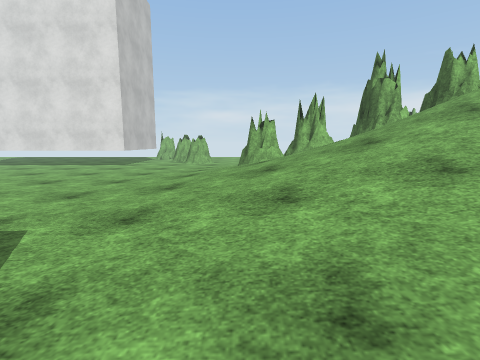
View 1 (above)

24 first-person views from a walk through a scene from a Unity 3-D project. The camera is 1.3 m above the floor, tilts 8° down and sees 85° across. The floor is counted in squares, 1 m on a side. Each view is taken from the middle of a square. On the plan, view 1 faces up. The plan holds only what a view shows up to about 13 squares ahead; the rest is blank. The place goes on beyond the plan. Surface patterns are stand-ins for the level's own textures.

View 2
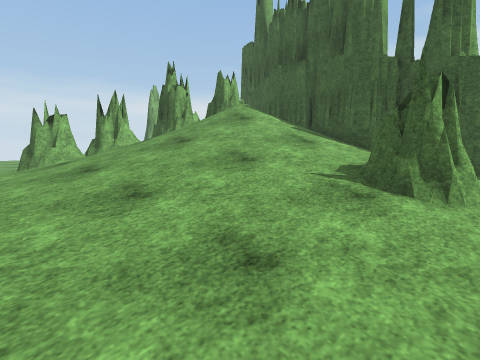

View 3
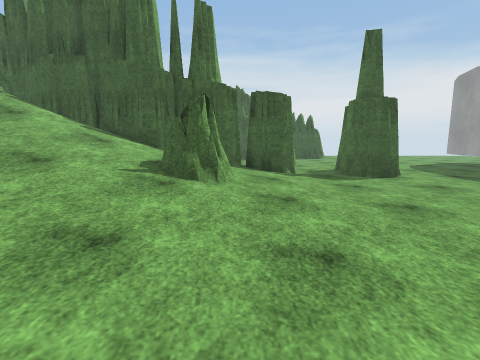

View 4
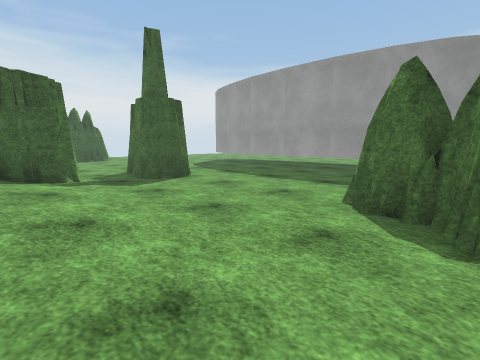

View 5
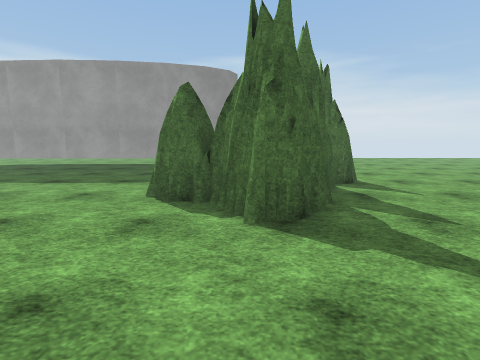

View 6
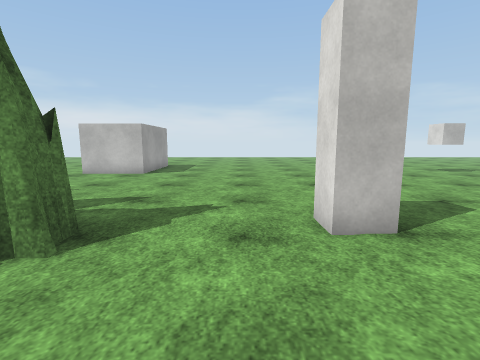

View 7
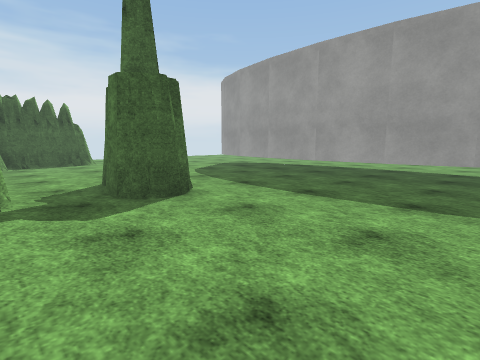

View 8
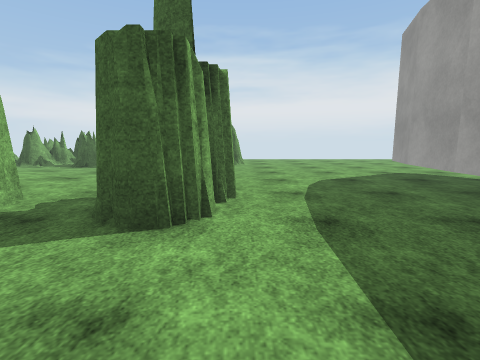

View 9
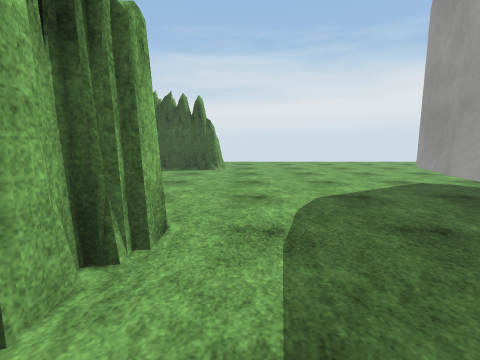

View 10
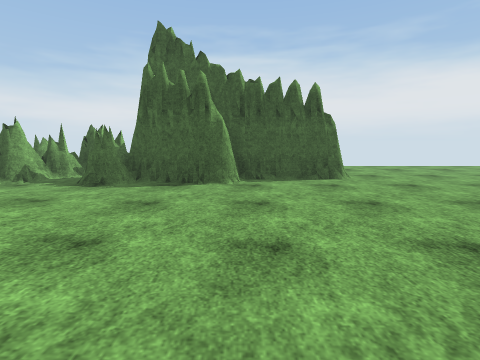

View 11
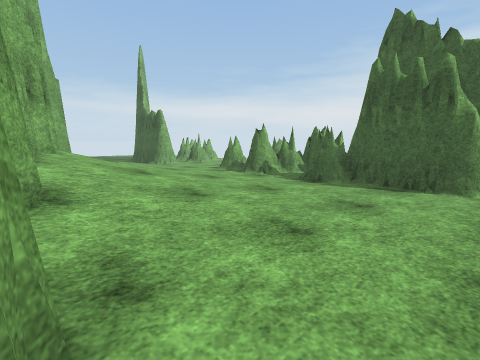

View 12
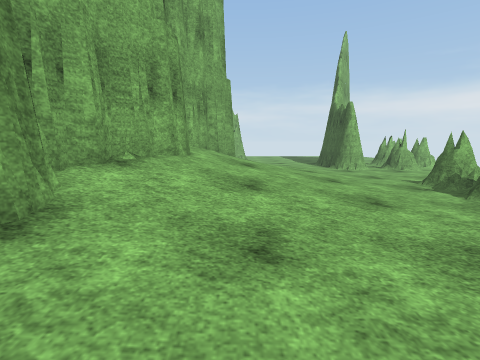

View 13
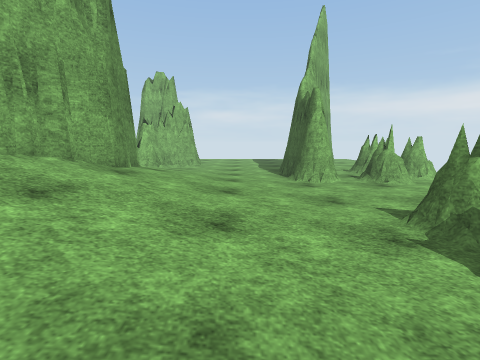

View 14
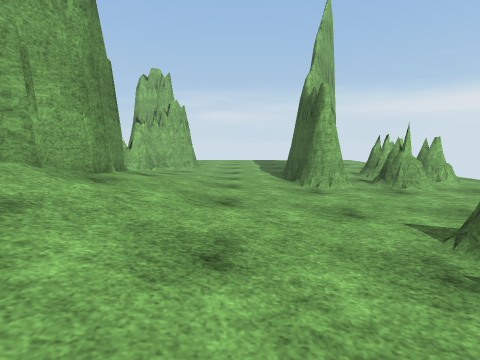

View 15
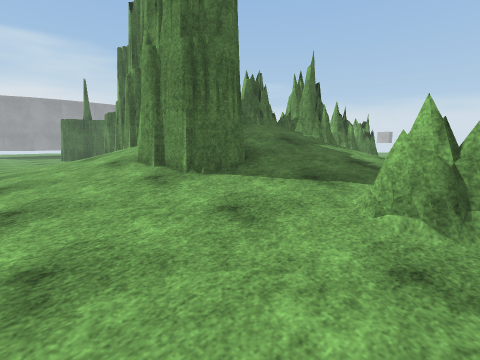

View 16
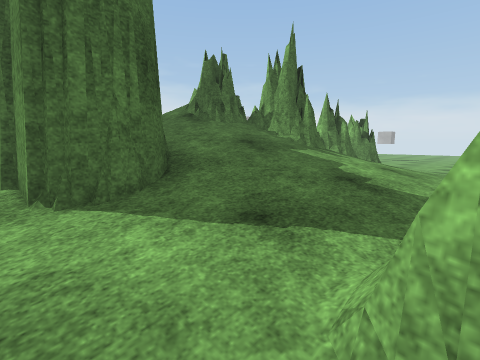

View 17
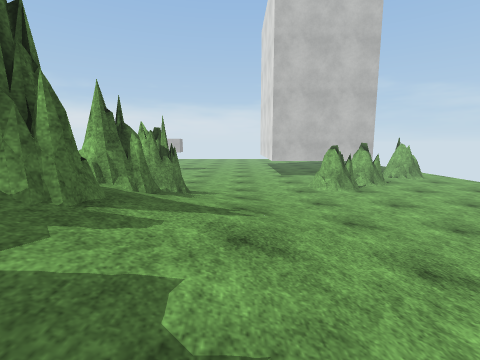

View 18
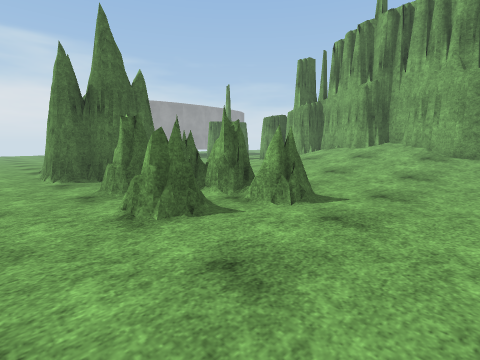

View 19
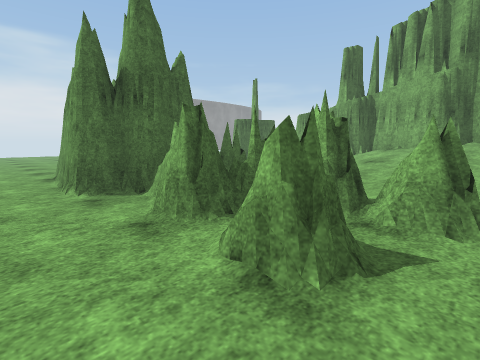

View 20
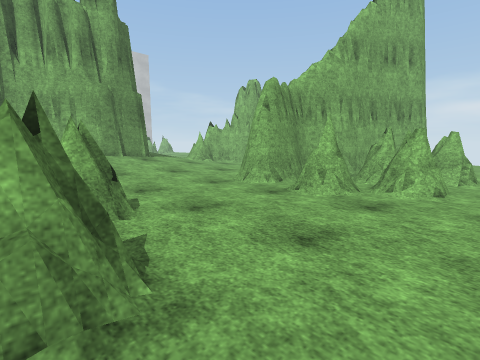

View 21
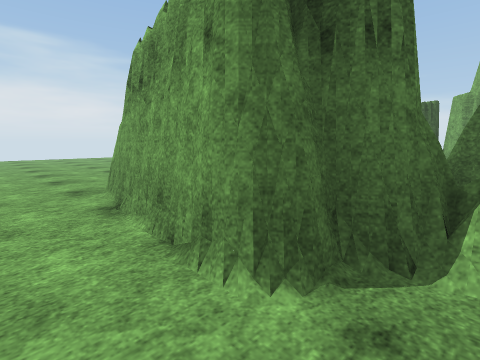

View 22
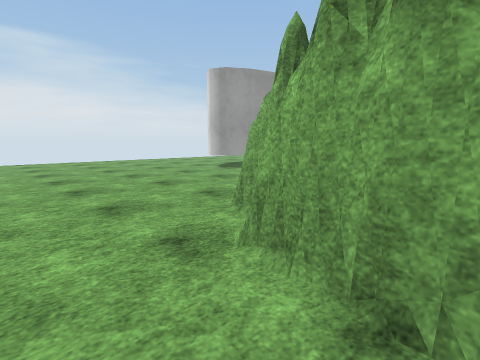

View 23
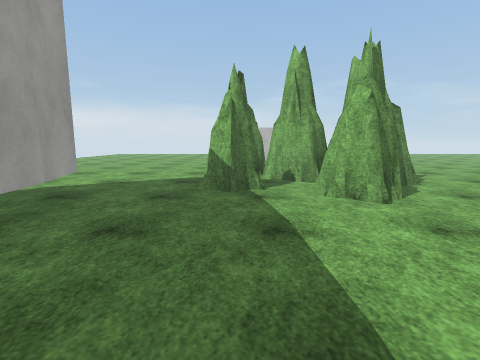

View 24
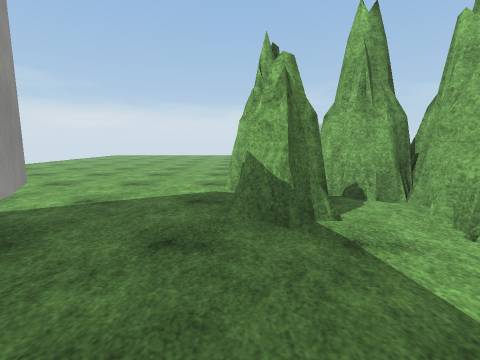

### Floor plan
Key: @ floor where view 1 was taken; # wall or solid block; x gap in a wall; . main floor; : floor 0.25 m higher than the main floor; / step, stairs or slope; = window, fence, low wall or low ledge; O other object.
Columns run from 11 left of view 1 to 25 right of it. Each row starts with its distance up from view 1.
 17        ..........:    ##.....  #. ##.
 16        .......:////   ##.....###.#==.
 15        ......:////////::.....##..# ..
 14        .....:///////////:....###..#O.
 13 ...........://///////////:...#####=..
 12 ..........:##=#/##////##//:...=.=....
 11  .........:####x##///###///..........
 10 .........:////=/###//###///..........
  9 O........:///////=#//###///:.........
  8 .........:////////=/###////:..//.....
  7 .........:///////// ###////:..=#.#=..
  6   .......:///////// ###////:...#.##..
  5    .......://///////###////...####...
  4      .....:////////###////:...==##=..
  3       .....////////###///:......##...
  2 ...........::///// /##//::....#=##...
  1 .........#..:://#   ##/::.....#####..
  0 ...........@..::=://##:.......#####..
 -1 ................::/###........#   #..
 -2 ...................###........#   #..
 -3 ..............................##  #..
 -4 .........##....................####..
 -5 ........####.......####........####..
 -6 ##......#####......#### .......##....
 -7  #.....###...........##........##....
 -8  #....###............................
 -9 ......### ##.........................
-10 .......##.#..........................
-11 .....................................
-12 ..............##########.............
-13   .........####        ####..........

Positions as (right, up) in squares from view 1, and headings:
1: (0, 0), facing up
2: (-1, 0), facing up-right
3: (-2, 0), facing right
4: (-1, 0), facing down-right
5: (-1, 1), facing down
6: (2, -1), facing left
7: (2, -2), facing down-right
8: (4, -7), facing right
9: (7, -8), facing right
10: (10, -3), facing right
11: (10, -3), facing up-right
12: (13, -1), facing up
13: (16, 3), facing up
14: (16, 4), facing up
15: (16, 17), facing down-left
16: (13, 16), facing down-left
17: (9, 14), facing left
18: (25, 11), facing down-left
19: (25, 8), facing down-left
20: (25, 6), facing up-left
21: (25, 2), facing down-left
22: (25, -3), facing down-left
23: (7, -9), facing left
24: (4, -10), facing left
